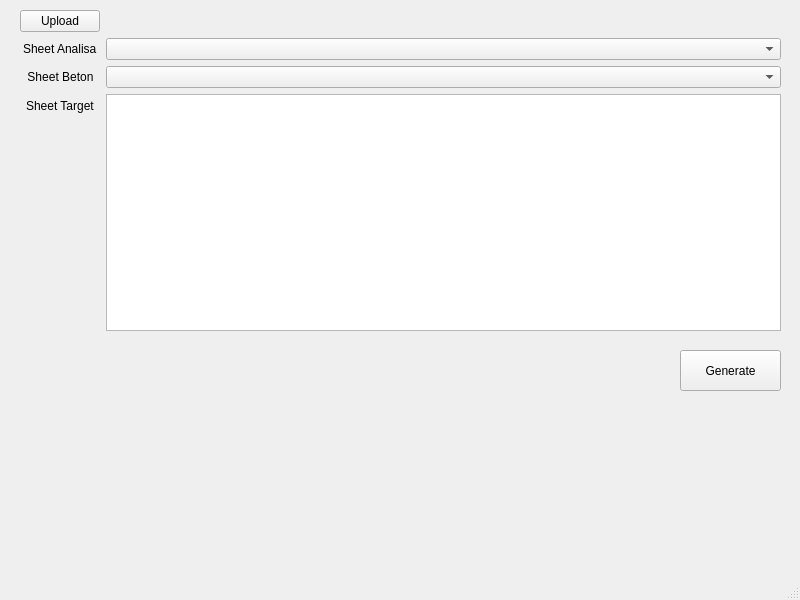
<?xml version="1.0" encoding="UTF-8"?>
<ui version="4.0">
 <class>MainWindow</class>
 <widget class="QMainWindow" name="MainWindow">
  <property name="geometry">
   <rect>
    <x>0</x>
    <y>0</y>
    <width>800</width>
    <height>600</height>
   </rect>
  </property>
  <property name="windowTitle">
   <string>MainWindow</string>
  </property>
  <widget class="QWidget" name="centralwidget">
   <widget class="QWidget" name="formLayoutWidget">
    <property name="geometry">
     <rect>
      <x>20</x>
      <y>10</y>
      <width>761</width>
      <height>321</height>
     </rect>
    </property>
    <layout class="QFormLayout" name="formLayout">
     <property name="labelAlignment">
      <set>Qt::AlignCenter</set>
     </property>
     <item row="0" column="0">
      <widget class="QPushButton" name="uploadButton">
       <property name="text">
        <string>Upload</string>
       </property>
      </widget>
     </item>
     <item row="0" column="1">
      <widget class="QLabel" name="fileNameLabel">
       <property name="text">
        <string/>
       </property>
      </widget>
     </item>
     <item row="1" column="0">
      <widget class="QLabel" name="analisaSheetLabel">
       <property name="text">
        <string>Sheet Analisa</string>
       </property>
      </widget>
     </item>
     <item row="1" column="1">
      <widget class="QComboBox" name="analisaSheetComboBox"/>
     </item>
     <item row="2" column="0">
      <widget class="QLabel" name="analisaBetonSheetLabel">
       <property name="layoutDirection">
        <enum>Qt::LeftToRight</enum>
       </property>
       <property name="text">
        <string>Sheet Beton</string>
       </property>
       <property name="alignment">
        <set>Qt::AlignCenter</set>
       </property>
      </widget>
     </item>
     <item row="2" column="1">
      <widget class="QComboBox" name="analisaBetonSheetComboBox"/>
     </item>
     <item row="3" column="0">
      <widget class="QLabel" name="targetSheetLabel">
       <property name="text">
        <string>Sheet Target</string>
       </property>
      </widget>
     </item>
     <item row="3" column="1">
      <widget class="QListWidget" name="listWidget"/>
     </item>
    </layout>
   </widget>
   <widget class="QPushButton" name="generateButton">
    <property name="geometry">
     <rect>
      <x>680</x>
      <y>350</y>
      <width>101</width>
      <height>41</height>
     </rect>
    </property>
    <property name="text">
     <string>Generate</string>
    </property>
   </widget>
  </widget>
  <widget class="QMenuBar" name="menubar">
   <property name="geometry">
    <rect>
     <x>0</x>
     <y>0</y>
     <width>800</width>
     <height>22</height>
    </rect>
   </property>
  </widget>
  <widget class="QStatusBar" name="statusbar"/>
 </widget>
 <resources/>
 <connections/>
</ui>
